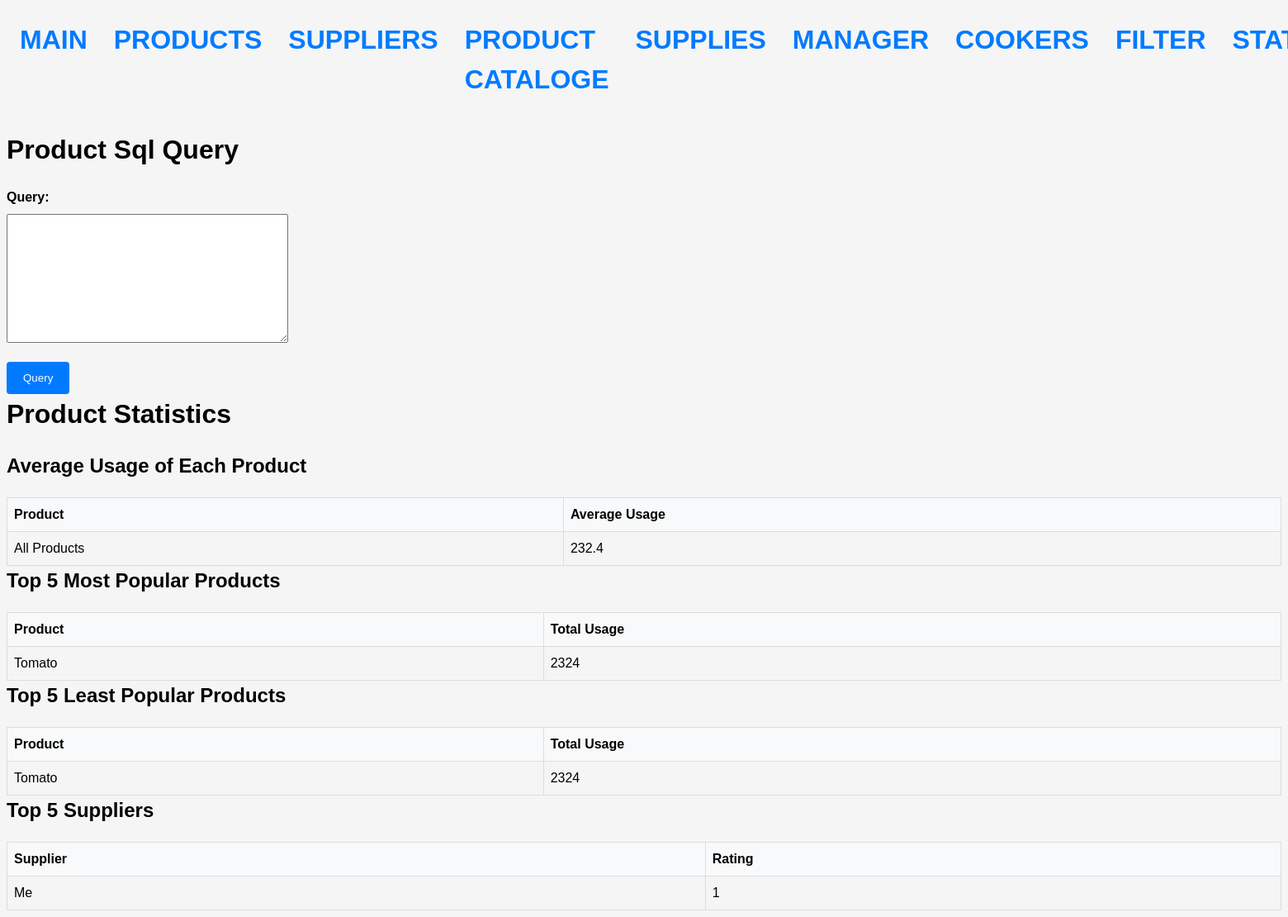
The app's page /statistics/, older data.
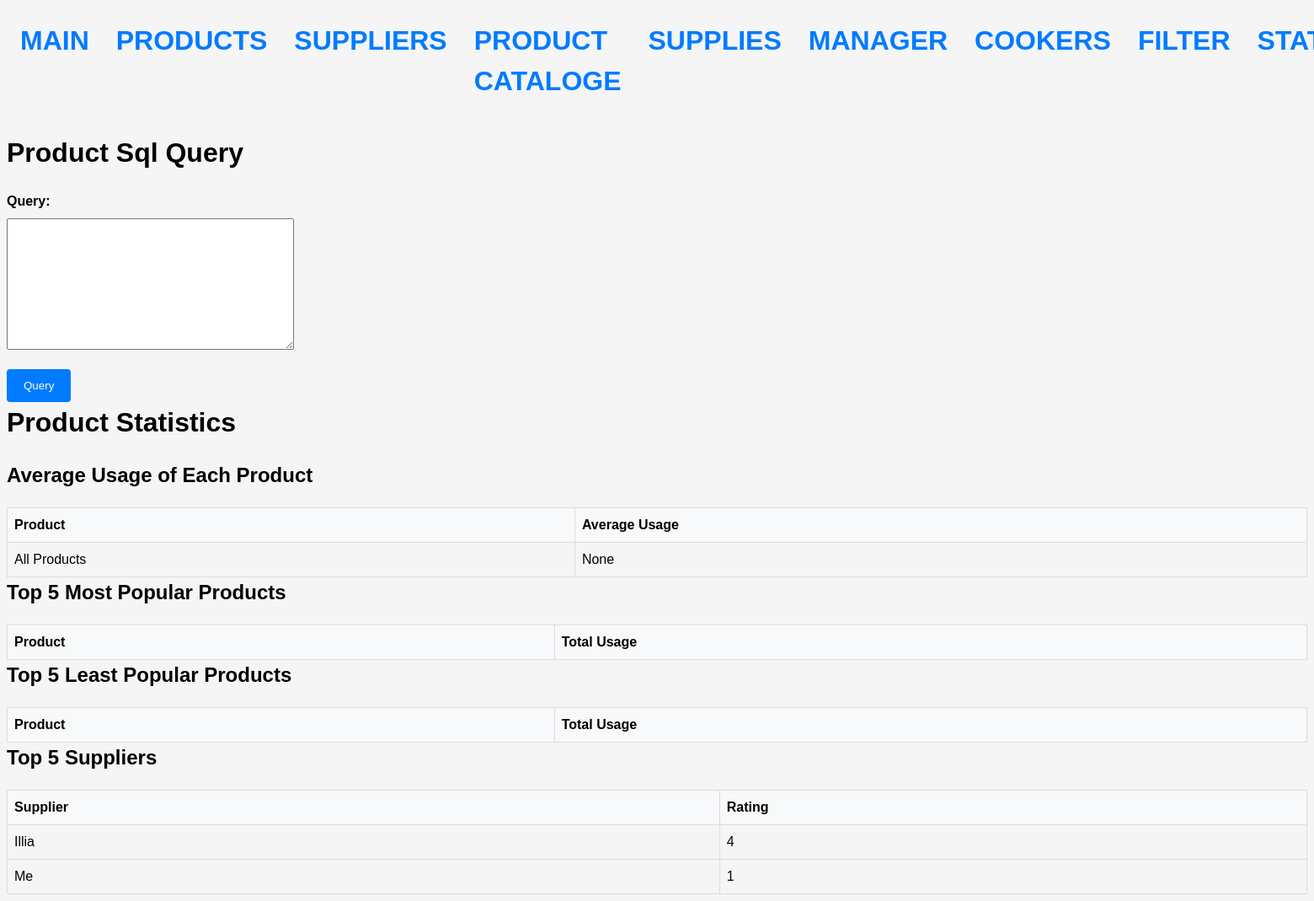
The same page, newer data.
### stock/models.py (models this page shows, shortened)
class Product(Model):
    name = models.CharField(max_length=64)
    term = models.IntegerField()
    measure = models.ForeignKey(Measure, on_delete=models.CASCADE)

class Supplier(Model):
    name = models.CharField(max_length=64)
    phone = models.CharField(max_length=24)
    email = models.CharField(max_length=64)
    address = models.CharField(max_length=128)
    iban = models.IntegerField()
    rating = models.IntegerField(validators=[MaxValueValidator(5)])
    payment_method = models.ForeignKey(Payment, on_delete=models.SET_NULL, null=True)
    delivery_method = models.ForeignKey(Delivery, on_delete=models.SET_NULL, null=True)

### stock/views.py (the view)
# urls.py: path('statistics/', statistics_view, name='statistics'),
def statistics_view(request):
    total_amount = StockHistory.objects.all().values('stock').annotate(sum=Sum('amount'))
    average_usage = StockHistory.objects.all().aggregate(Avg('amount'))
    top_5_popular = StockHistory.objects.all().values('stock').annotate(sum=Sum('amount')).order_by('-sum')[:5]
    top_5_popular = [{"stock": StockProduct.objects.get(id=p['stock']), "sum": p['sum']} for p in top_5_popular]
    result = []
    for key, items in groupby(top_5_popular, key=lambda x: x["stock"].product.name):
        result.append({"product": key, "sum": sum([item["sum"] for item in items])})
    result = sorted(result, key=itemgetter("sum"), reverse=True)[:5]
    top_5_least_popular = StockHistory.objects.all().values('stock').annotate(sum=Sum('amount')).order_by('sum')[:5]
    top_5_least_popular = [{"stock": StockProduct.objects.get(id=p['stock']), "sum": p['sum']} for p in top_5_least_popular]
    result_least = []
    for key, items in groupby(top_5_least_popular, key=lambda x: x["stock"].product.name):
        result_least.append({"product": key, "sum": sum([item["sum"] for item in items])})
    result_least = sorted(result_least, key=itemgetter("sum"), reverse=False)[:5]
    top_5_suppliers = Supplier.objects.all().order_by('-rating')[:5]
    context = {
        'total_amount': total_amount,
        'average_usage': average_usage,
        'top_5_popular': result,
        'top_5_least_popular': result_least,
        'top_5_suppliers': top_5_suppliers,
        **raw_query(request)
    }
    return render(request, 'statistics.html', context)

### stock/forms.py
class SqlForm(forms.Form):
    query = forms.CharField(widget=forms.Textarea)

### stock/views.py (called while the page is built)
def raw_query(request):
    context = {"heads": [], "bodies": []}
    form = SqlForm()
    if request.method == "POST" and (form := SqlForm(request.POST)).is_valid():
        print(form.cleaned_data['query'])
        with connection.cursor() as cursor:
            cursor.execute(form.cleaned_data['query'])
            context['heads'] = cursor.description
            context['bodies'] = cursor.fetchall()
    context['form'] = form
    return context

### templates/statistics.html (shortened to what this page needs)
{% extends "base.html" %}
{% block content %}
<html>
  <head>
  </head>
  <body>
    <h1>Product Sql Query</h1>
    <form method="post">
        {{ form.as_p }}
        <input type="submit" value="Query">
    </form>
    <h1>Product Statistics</h1>
    <h2>Average Usage of Each Product</h2>
    <table>
      <thead>
        <tr>
          <th>Product</th>
          <th>Average Usage</th>
        </tr>
      </thead>
      <tbody>
        <tr>
          <td>All Products</td>
          <td>{{ average_usage.amount__avg }}</td>
        </tr>
      </tbody>
    </table>
    <h2>Top 5 Most Popular Products</h2>
    <table>
      <thead>
        <tr>
          <th>Product</th>
          <th>Total Usage</th>
        </tr>
      </thead>
      <tbody>
        {% for product in top_5_popular %}
        <tr>
          <td>{{ product.product}}</td>
          <td>{{ product.sum }}</td>
        </tr>
      {% endfor %}
      </tbody>
    </table>
    <h2>Top 5 Least Popular Products</h2>
    <table>
      <thead>
        <tr>
          <th>Product</th>
          <th>Total Usage</th>
        </tr>
      </thead>
      <tbody>
        {% for product in top_5_least_popular %}
        <tr>
          <td>{{ product.product}}</td>
          <td>{{ product.sum }}</td>
        </tr>
      {% endfor %}
      </tbody>
    </table>
  <h2>Top 5 Suppliers</h2>
  <table>
    <thead>
      <tr>
        <th>Supplier</th>
        <th>Rating</th>
      </tr>
    </thead>
    <tbody>
      {% for supplier in top_5_suppliers %}
        <tr>
          <td>{{ supplier.name }}</td>
          <td>{{ supplier.rating }}</td>
        </tr>
      {% endfor %}
    </tbody>
  </table>
{% endblock %}

Row changes from the older to the newer data that the page shows:
no longer on this page (row edited): Product: product "Tomato", product "Tomato"
shown differently, row unchanged: Supplier "Me": amount__avg (not shown) → "None"
added Supplier: name "Illia", rating "4"
Text that changed along with them:
{{ average_usage.amount__avg }}: "232.4" → (not shown)
list line gone: "2324"
